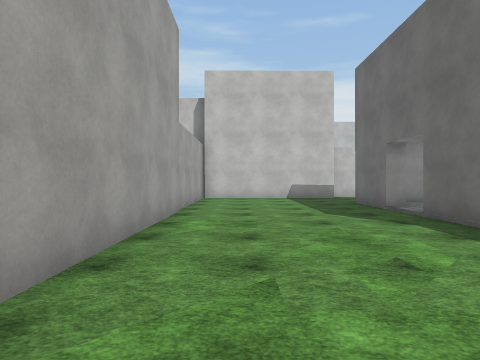
[1] (above)

24 first-person views from a walk through a scene from a Unity 3-D project. The camera is 1.4 m above the floor, looks level and sees 75° across. The floor is counted in squares, 2 m on a side. Each view is taken from the middle of a square. On the plan, view 1 faces up. The plan holds only what a view shows up to about 10 squares ahead; the rest is blank. The place goes on beyond the plan. Surface patterns are stand-ins for the level's own textures.

[2]
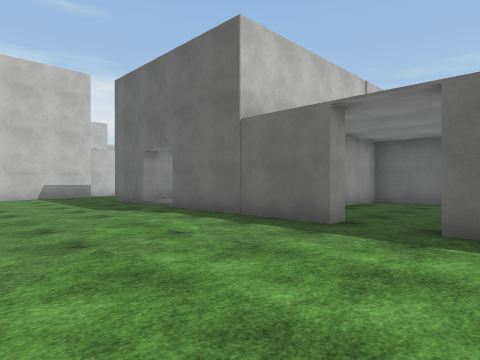

[3]
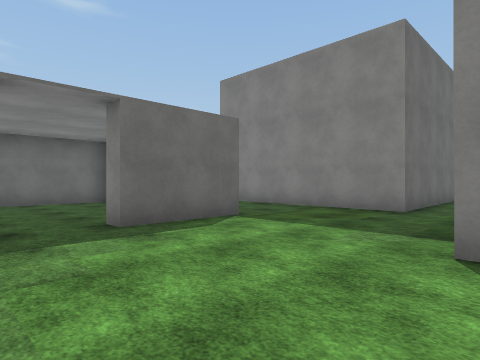

[4]
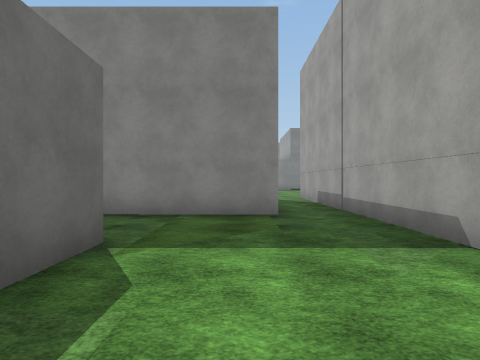

[5]
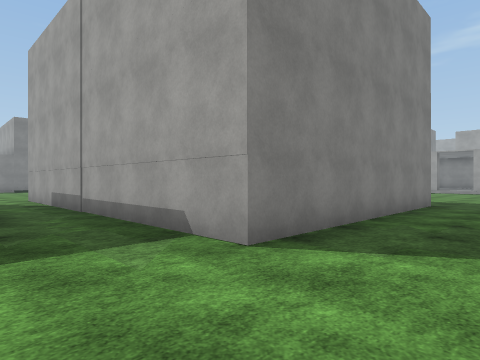

[6]
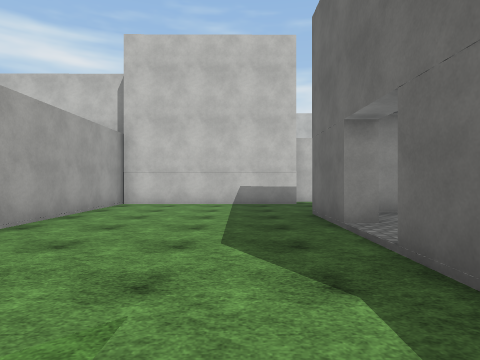

[7]
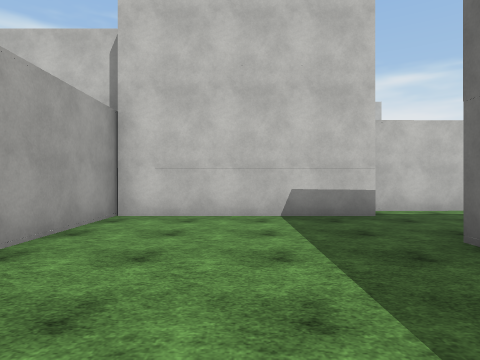

[8]
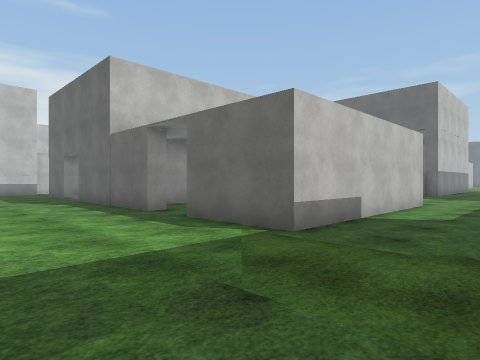

[9]
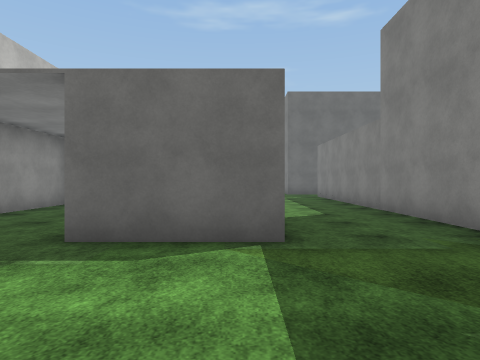

[10]
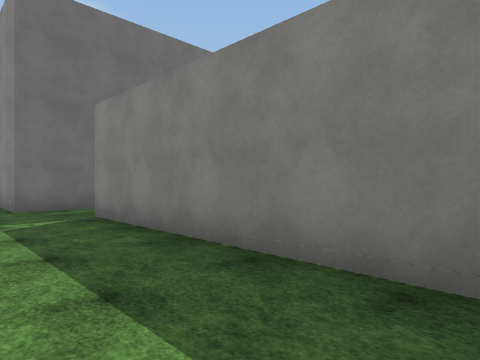

[11]
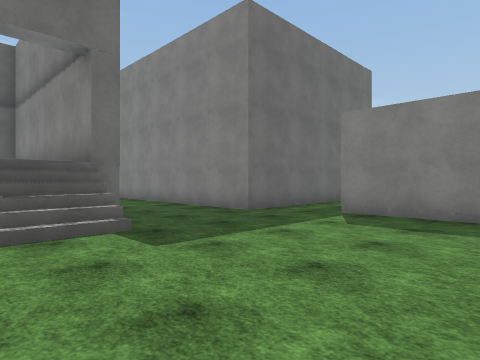

[12]
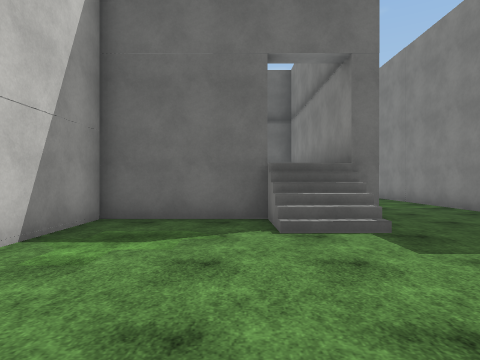

[13]
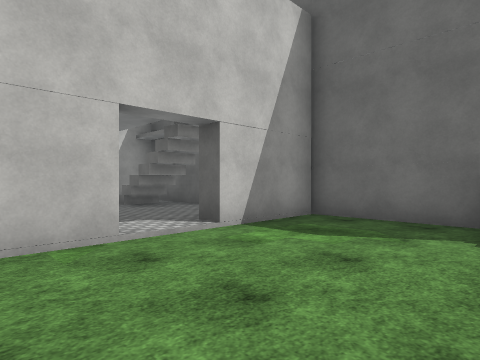

[14]
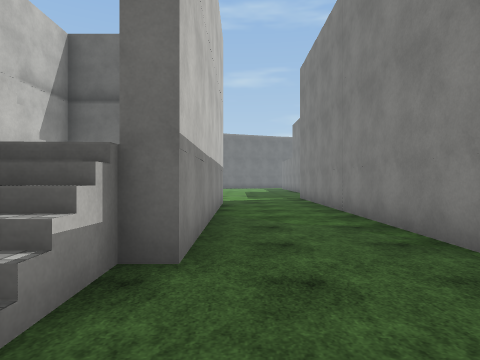

[15]
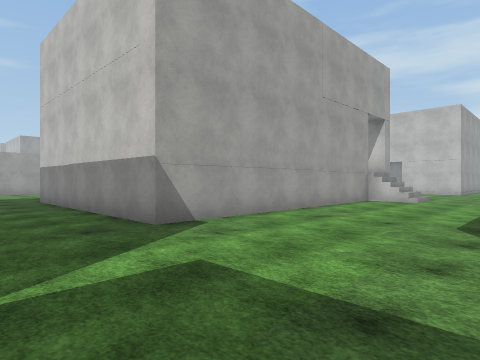

[16]
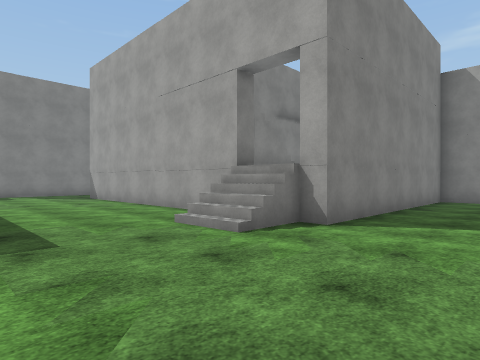

[17]
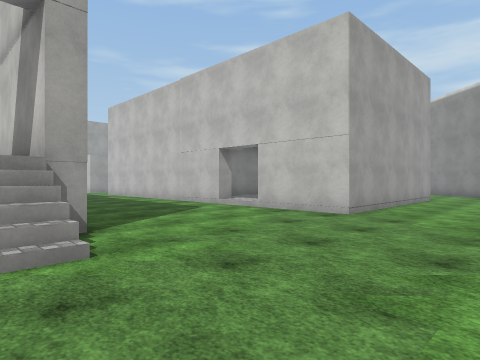

[18]
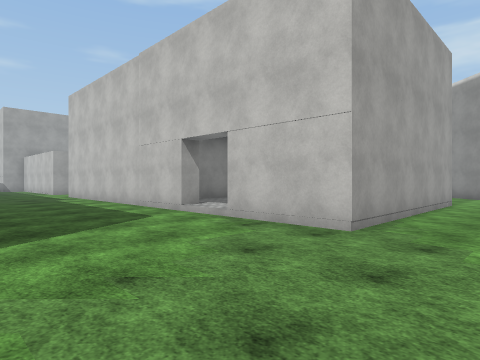

[19]
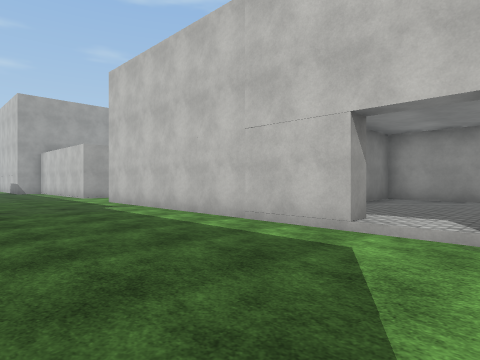

[20]
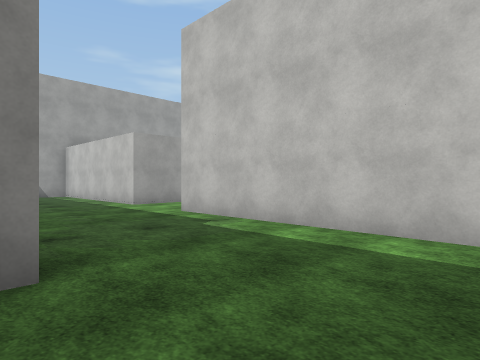

[21]
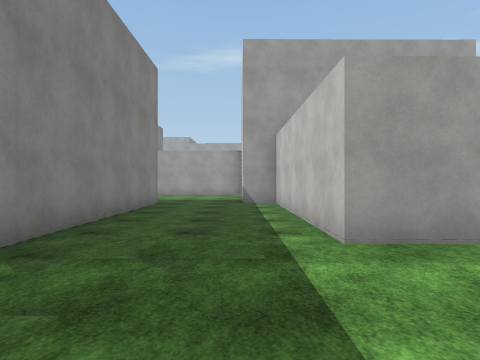

[22]
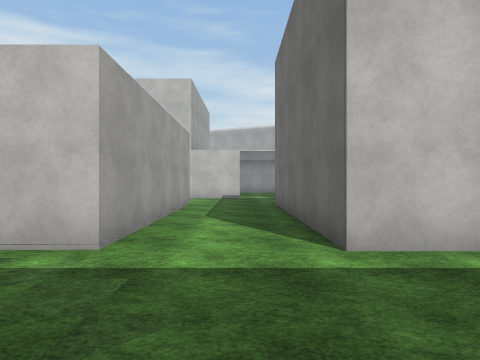

[23]
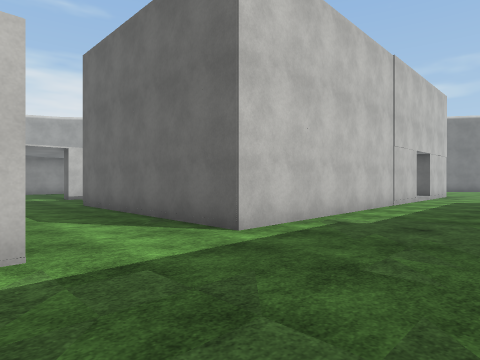

[24]
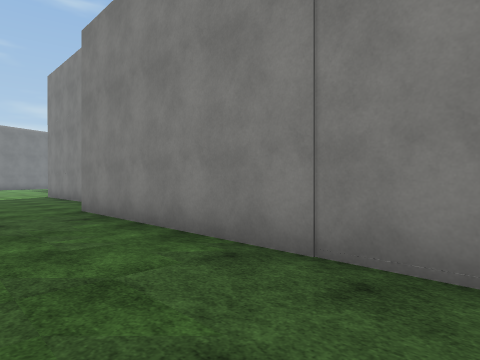

### Floor plan
Key: @ floor where view 1 was taken; . floor; / step, stairs or slope; H house.
Columns run from 8 left of view 1 to 27 right of it. Each row starts with its distance up from view 1.
 19            H     H..H      HHH  H.
 18            H     H..H     H     H.
 17            H     H..H     H     H..
 16            H     H..H     H     H..
 15            H     H..H     H     H..
 14                  H..H           H..
 13             HHHHHH..HHHHHHHHH/HHH..
 12        HHHHH.......................
 11       H.............................
 10       H.............................
  9       H.....HHHHHHHHHHHH............
  8       H.....H         HHHHHHHHHH/...
  7       H.....          HH        /...
  6       H.....H          H      H....
  5       H.....H          H      H....
  4       H.....      HH HHHH  HH H....
  3       H.....HHHHHH......H  HHHH....
  2       H.....H....H......H     H....
  1        ..........H......H     H....
  0 ........@...H....H..../       H....
 -1 ............H....H..../HHHHHHHH.....
 -2  HHHHHHH....HHHHHH..................
 -3        H............................
 -4        H............................
 -5        H.HHHHHHH.......HHHHHHHHH
 -6        H.H      HHHHHH.H
 -7        H.H            .H
 -8        H.H             H
 -9        H.H             H
-10        H.H

Positions as (right, up) in squares from view 1, and headings:
1: (0, 0), facing up
2: (-1, -1), facing up-right
3: (-1, 2), facing down-right
4: (2, 1), facing down
5: (2, 1), facing down-left
6: (2, 3), facing up
7: (1, 6), facing up
8: (0, -5), facing up-right
9: (0, -2), facing right
10: (7, -3), facing down-right
11: (10, 1), facing down-right
12: (10, 1), facing right
13: (10, 0), facing up-right
14: (13, -2), facing right
15: (27, -4), facing up-left
16: (27, 11), facing down-left
17: (27, 7), facing up-left
18: (26, 9), facing up-left
19: (22, 9), facing up-left
20: (18, 9), facing up-left
21: (13, 12), facing left
22: (11, 10), facing up
23: (9, 10), facing up-right
24: (8, 12), facing down-right
